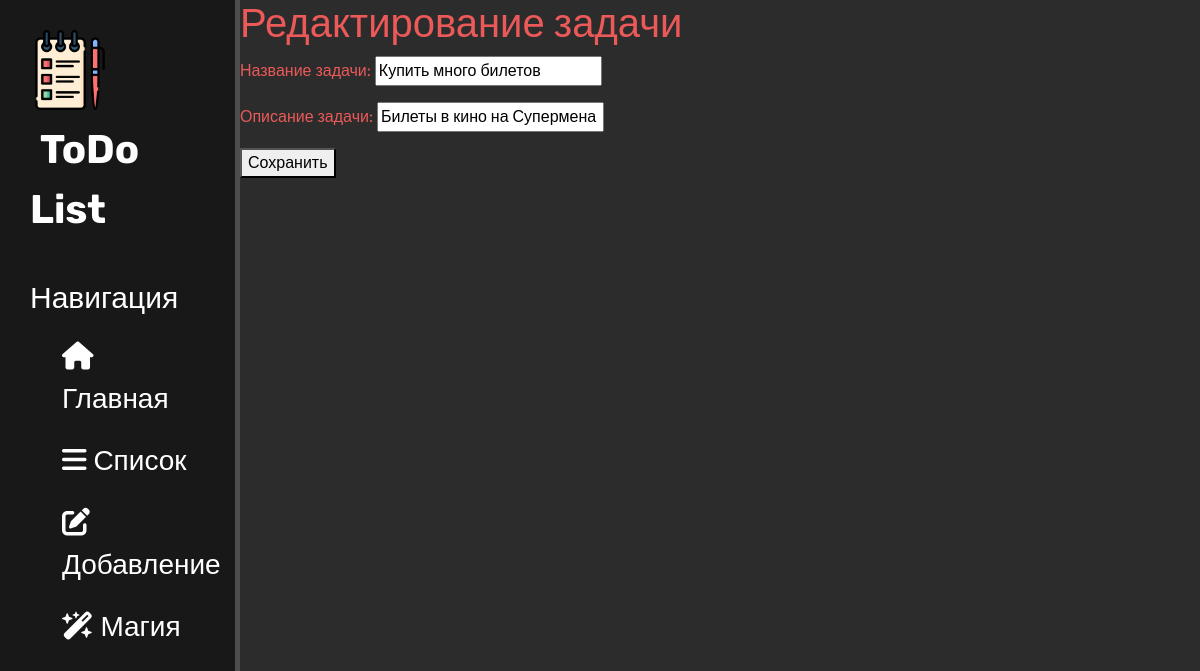
Screenshot of /tasks/edit_task/2/ with the database file from the repository.
### tasks/models.py (models this page shows, shortened)
class Tasks(models.Model):
    title = models.CharField('Названия задачи', max_length=100)
    description = models.TextField('Описание задачи')
    completed = models.BooleanField("Завершенность задачи",default=False)
    created_at = models.DateTimeField("Когда создана задача",auto_now_add=True)
    class Meta:
        verbose_name = 'Задача'
        verbose_name_plural = 'Задачи'

### tasks/views.py (the view, shortened to what this page needs)
# urls.py: path('edit_task/<int:task_id>/', views.edit_task, name='edit_task')
def edit_task(request, task_id):
    task = get_object_or_404(Tasks, id=task_id)
    return render(request, 'tasks/edit_task.html', {'task': task})

### tasks/templates/tasks/edit_task.html (shortened to what this page needs)
{% extends 'main/layout.html' %}
{% block content %}
    <h1>Редактирование задачи</h1>
    <div class="container-add-task">
        <form method="post" action="{% url 'edit_task' task.id %}">
            <p>
                <label for="title-task">Название задачи:</label>
                <input id="title-task" type="text" name="title-task" value="{{ task.title }}" required>
            </p>
            <p>
                <label for="description-task">Описание задачи:</label>
                <input id="description-task" type="text" name="description-task" value="{{ task.description }}">
            </p>
            <button type="submit">Сохранить</button>
        </form>
    </div>
{% endblock %}

### main/static/main/css/main.css (style rules this page uses)
body { font-family: 'Rubik', sans-serif; display: flex; background: #2c2c2c; color: #eb5959; }

### rows the page displays
Tasks: title-task "Купить много билетов", description-task "Билеты в кино на Супермена"
